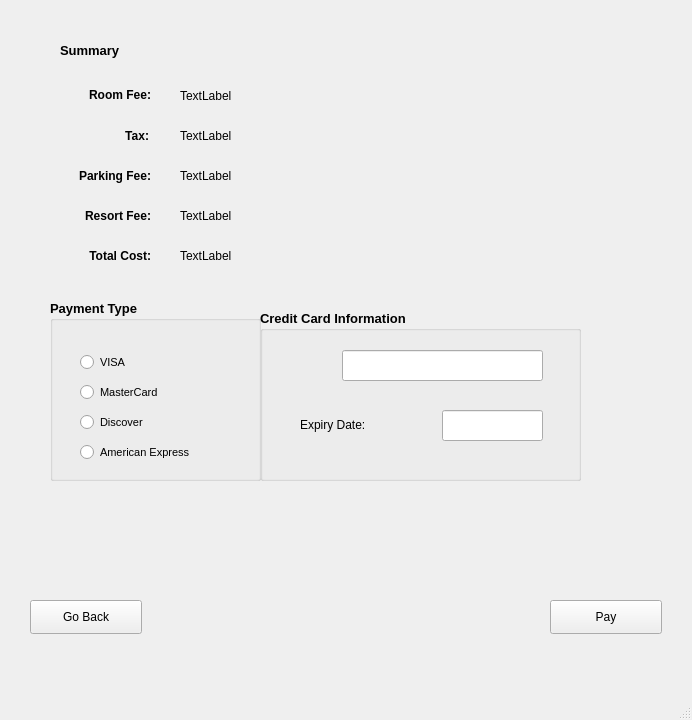
<?xml version="1.0" encoding="UTF-8"?>
<ui version="4.0">
 <class>Reservation_Form</class>
 <widget class="QMainWindow" name="Reservation_Form">
  <property name="geometry">
   <rect>
    <x>0</x>
    <y>0</y>
    <width>692</width>
    <height>720</height>
   </rect>
  </property>
  <property name="windowTitle">
   <string>Reservation_Form</string>
  </property>
  <widget class="QWidget" name="centralwidget">
   <widget class="QStackedWidget" name="stackedWidget">
    <property name="geometry">
     <rect>
      <x>20</x>
      <y>20</y>
      <width>651</width>
      <height>621</height>
     </rect>
    </property>
    <property name="currentIndex">
     <number>1</number>
    </property>
    <widget class="QWidget" name="page_1">
     <widget class="QPushButton" name="to_page_2">
      <property name="geometry">
       <rect>
        <x>530</x>
        <y>580</y>
        <width>112</width>
        <height>34</height>
       </rect>
      </property>
      <property name="text">
       <string>Next</string>
      </property>
     </widget>
     <widget class="QPlainTextEdit" name="enter_name">
      <property name="geometry">
       <rect>
        <x>220</x>
        <y>10</y>
        <width>251</width>
        <height>41</height>
       </rect>
      </property>
     </widget>
     <widget class="QLabel" name="name">
      <property name="geometry">
       <rect>
        <x>60</x>
        <y>10</y>
        <width>131</width>
        <height>41</height>
       </rect>
      </property>
      <property name="font">
       <font>
        <pointsize>10</pointsize>
        <weight>75</weight>
        <bold>true</bold>
       </font>
      </property>
      <property name="text">
       <string>Enter Name:</string>
      </property>
      <property name="alignment">
       <set>Qt::AlignRight|Qt::AlignTrailing|Qt::AlignVCenter</set>
      </property>
     </widget>
     <widget class="QLabel" name="room_type">
      <property name="geometry">
       <rect>
        <x>60</x>
        <y>140</y>
        <width>131</width>
        <height>31</height>
       </rect>
      </property>
      <property name="font">
       <font>
        <pointsize>10</pointsize>
        <weight>75</weight>
        <bold>true</bold>
       </font>
      </property>
      <property name="text">
       <string>Room Type:</string>
      </property>
      <property name="alignment">
       <set>Qt::AlignRight|Qt::AlignTrailing|Qt::AlignVCenter</set>
      </property>
     </widget>
     <widget class="QLabel" name="reserve">
      <property name="geometry">
       <rect>
        <x>0</x>
        <y>239</y>
        <width>191</width>
        <height>31</height>
       </rect>
      </property>
      <property name="font">
       <font>
        <pointsize>10</pointsize>
        <weight>75</weight>
        <bold>true</bold>
       </font>
      </property>
      <property name="text">
       <string>Reservation Date:</string>
      </property>
      <property name="alignment">
       <set>Qt::AlignRight|Qt::AlignTrailing|Qt::AlignVCenter</set>
      </property>
     </widget>
     <widget class="QLabel" name="length_stay">
      <property name="geometry">
       <rect>
        <x>30</x>
        <y>320</y>
        <width>161</width>
        <height>31</height>
       </rect>
      </property>
      <property name="font">
       <font>
        <pointsize>10</pointsize>
        <weight>75</weight>
        <bold>true</bold>
       </font>
      </property>
      <property name="text">
       <string>Length of Stay:</string>
      </property>
      <property name="alignment">
       <set>Qt::AlignRight|Qt::AlignTrailing|Qt::AlignVCenter</set>
      </property>
     </widget>
     <widget class="QLabel" name="ask_guests">
      <property name="geometry">
       <rect>
        <x>0</x>
        <y>400</y>
        <width>191</width>
        <height>31</height>
       </rect>
      </property>
      <property name="font">
       <font>
        <pointsize>10</pointsize>
        <weight>75</weight>
        <bold>true</bold>
       </font>
      </property>
      <property name="text">
       <string>Number of Guests:</string>
      </property>
      <property name="alignment">
       <set>Qt::AlignRight|Qt::AlignTrailing|Qt::AlignVCenter</set>
      </property>
     </widget>
     <widget class="QSpinBox" name="guest_num">
      <property name="geometry">
       <rect>
        <x>220</x>
        <y>400</y>
        <width>51</width>
        <height>31</height>
       </rect>
      </property>
     </widget>
     <widget class="QDateEdit" name="dateEdit">
      <property name="geometry">
       <rect>
        <x>220</x>
        <y>240</y>
        <width>110</width>
        <height>31</height>
       </rect>
      </property>
     </widget>
     <widget class="QGroupBox" name="size">
      <property name="geometry">
       <rect>
        <x>220</x>
        <y>90</y>
        <width>171</width>
        <height>111</height>
       </rect>
      </property>
      <property name="font">
       <font>
        <pointsize>9</pointsize>
       </font>
      </property>
      <property name="title">
       <string>Size</string>
      </property>
      <widget class="QRadioButton" name="queen">
       <property name="geometry">
        <rect>
         <x>20</x>
         <y>40</y>
         <width>131</width>
         <height>24</height>
        </rect>
       </property>
       <property name="font">
        <font>
         <pointsize>8</pointsize>
        </font>
       </property>
       <property name="text">
        <string>2 Queen beds ()</string>
       </property>
      </widget>
      <widget class="QRadioButton" name="king">
       <property name="geometry">
        <rect>
         <x>20</x>
         <y>70</y>
         <width>120</width>
         <height>24</height>
        </rect>
       </property>
       <property name="font">
        <font>
         <pointsize>8</pointsize>
        </font>
       </property>
       <property name="text">
        <string>1 King bed</string>
       </property>
      </widget>
     </widget>
     <widget class="QGroupBox" name="view">
      <property name="geometry">
       <rect>
        <x>390</x>
        <y>90</y>
        <width>171</width>
        <height>111</height>
       </rect>
      </property>
      <property name="font">
       <font>
        <pointsize>9</pointsize>
       </font>
      </property>
      <property name="title">
       <string>View</string>
      </property>
      <widget class="QRadioButton" name="atruim">
       <property name="geometry">
        <rect>
         <x>30</x>
         <y>70</y>
         <width>120</width>
         <height>24</height>
        </rect>
       </property>
       <property name="font">
        <font>
         <pointsize>8</pointsize>
        </font>
       </property>
       <property name="text">
        <string>Atruim</string>
       </property>
      </widget>
      <widget class="QRadioButton" name="standard">
       <property name="geometry">
        <rect>
         <x>30</x>
         <y>40</y>
         <width>120</width>
         <height>24</height>
        </rect>
       </property>
       <property name="font">
        <font>
         <pointsize>8</pointsize>
        </font>
       </property>
       <property name="text">
        <string>Standard</string>
       </property>
      </widget>
     </widget>
     <widget class="QGroupBox" name="parking">
      <property name="geometry">
       <rect>
        <x>10</x>
        <y>470</y>
        <width>181</width>
        <height>121</height>
       </rect>
      </property>
      <property name="font">
       <font>
        <pointsize>10</pointsize>
        <weight>75</weight>
        <bold>true</bold>
       </font>
      </property>
      <property name="title">
       <string>Vehicle Parking</string>
      </property>
      <widget class="QRadioButton" name="no">
       <property name="geometry">
        <rect>
         <x>30</x>
         <y>80</y>
         <width>71</width>
         <height>24</height>
        </rect>
       </property>
       <property name="font">
        <font>
         <pointsize>8</pointsize>
         <weight>50</weight>
         <bold>false</bold>
        </font>
       </property>
       <property name="text">
        <string>No</string>
       </property>
       <attribute name="buttonGroup">
        <string notr="true">buttonGroup</string>
       </attribute>
      </widget>
      <widget class="QRadioButton" name="yes">
       <property name="geometry">
        <rect>
         <x>30</x>
         <y>40</y>
         <width>71</width>
         <height>24</height>
        </rect>
       </property>
       <property name="font">
        <font>
         <pointsize>8</pointsize>
         <weight>50</weight>
         <bold>false</bold>
        </font>
       </property>
       <property name="text">
        <string>Yes</string>
       </property>
       <attribute name="buttonGroup">
        <string notr="true">buttonGroup</string>
       </attribute>
      </widget>
     </widget>
     <widget class="QSpinBox" name="stay_length">
      <property name="geometry">
       <rect>
        <x>220</x>
        <y>320</y>
        <width>51</width>
        <height>31</height>
       </rect>
      </property>
      <property name="layoutDirection">
       <enum>Qt::LeftToRight</enum>
      </property>
     </widget>
     <widget class="QLabel" name="estimate_cost">
      <property name="geometry">
       <rect>
        <x>270</x>
        <y>580</y>
        <width>131</width>
        <height>31</height>
       </rect>
      </property>
      <property name="font">
       <font>
        <pointsize>9</pointsize>
       </font>
      </property>
      <property name="text">
       <string>Estimated Cost:</string>
      </property>
     </widget>
     <widget class="QLabel" name="total_sum">
      <property name="geometry">
       <rect>
        <x>430</x>
        <y>580</y>
        <width>69</width>
        <height>31</height>
       </rect>
      </property>
      <property name="frameShape">
       <enum>QFrame::Box</enum>
      </property>
      <property name="text">
       <string>0</string>
      </property>
      <property name="alignment">
       <set>Qt::AlignRight|Qt::AlignTrailing|Qt::AlignVCenter</set>
      </property>
     </widget>
     <widget class="QLabel" name="label_2">
      <property name="geometry">
       <rect>
        <x>410</x>
        <y>579</y>
        <width>16</width>
        <height>31</height>
       </rect>
      </property>
      <property name="text">
       <string>$</string>
      </property>
      <property name="alignment">
       <set>Qt::AlignRight|Qt::AlignTrailing|Qt::AlignVCenter</set>
      </property>
     </widget>
     <zorder>parking</zorder>
     <zorder>size</zorder>
     <zorder>view</zorder>
     <zorder>to_page_2</zorder>
     <zorder>enter_name</zorder>
     <zorder>name</zorder>
     <zorder>room_type</zorder>
     <zorder>reserve</zorder>
     <zorder>length_stay</zorder>
     <zorder>ask_guests</zorder>
     <zorder>guest_num</zorder>
     <zorder>dateEdit</zorder>
     <zorder>stay_length</zorder>
     <zorder>estimate_cost</zorder>
     <zorder>total_sum</zorder>
     <zorder>label_2</zorder>
    </widget>
    <widget class="QWidget" name="page_2">
     <widget class="QLabel" name="summary">
      <property name="geometry">
       <rect>
        <x>40</x>
        <y>10</y>
        <width>111</width>
        <height>41</height>
       </rect>
      </property>
      <property name="font">
       <font>
        <pointsize>10</pointsize>
        <weight>75</weight>
        <bold>true</bold>
       </font>
      </property>
      <property name="text">
       <string>Summary</string>
      </property>
     </widget>
     <widget class="QLabel" name="room_fee">
      <property name="geometry">
       <rect>
        <x>20</x>
        <y>59</y>
        <width>111</width>
        <height>31</height>
       </rect>
      </property>
      <property name="font">
       <font>
        <pointsize>9</pointsize>
        <weight>75</weight>
        <bold>true</bold>
       </font>
      </property>
      <property name="text">
       <string>Room Fee:</string>
      </property>
      <property name="alignment">
       <set>Qt::AlignRight|Qt::AlignTrailing|Qt::AlignVCenter</set>
      </property>
     </widget>
     <widget class="QLabel" name="tax">
      <property name="geometry">
       <rect>
        <x>60</x>
        <y>100</y>
        <width>69</width>
        <height>31</height>
       </rect>
      </property>
      <property name="font">
       <font>
        <pointsize>9</pointsize>
        <weight>75</weight>
        <bold>true</bold>
       </font>
      </property>
      <property name="text">
       <string>Tax:</string>
      </property>
      <property name="alignment">
       <set>Qt::AlignRight|Qt::AlignTrailing|Qt::AlignVCenter</set>
      </property>
     </widget>
     <widget class="QLabel" name="parking_fee">
      <property name="geometry">
       <rect>
        <x>10</x>
        <y>140</y>
        <width>121</width>
        <height>31</height>
       </rect>
      </property>
      <property name="font">
       <font>
        <pointsize>9</pointsize>
        <weight>75</weight>
        <bold>true</bold>
       </font>
      </property>
      <property name="text">
       <string>Parking Fee:</string>
      </property>
      <property name="alignment">
       <set>Qt::AlignRight|Qt::AlignTrailing|Qt::AlignVCenter</set>
      </property>
     </widget>
     <widget class="QLabel" name="resort_fee">
      <property name="geometry">
       <rect>
        <x>20</x>
        <y>180</y>
        <width>111</width>
        <height>31</height>
       </rect>
      </property>
      <property name="font">
       <font>
        <pointsize>9</pointsize>
        <weight>75</weight>
        <bold>true</bold>
       </font>
      </property>
      <property name="text">
       <string>Resort Fee:</string>
      </property>
      <property name="alignment">
       <set>Qt::AlignRight|Qt::AlignTrailing|Qt::AlignVCenter</set>
      </property>
     </widget>
     <widget class="QLabel" name="total_label">
      <property name="geometry">
       <rect>
        <x>30</x>
        <y>220</y>
        <width>101</width>
        <height>31</height>
       </rect>
      </property>
      <property name="font">
       <font>
        <pointsize>9</pointsize>
        <weight>75</weight>
        <bold>true</bold>
       </font>
      </property>
      <property name="text">
       <string>Total Cost:</string>
      </property>
      <property name="alignment">
       <set>Qt::AlignRight|Qt::AlignTrailing|Qt::AlignVCenter</set>
      </property>
     </widget>
     <widget class="QPushButton" name="to_page_3">
      <property name="geometry">
       <rect>
        <x>530</x>
        <y>580</y>
        <width>112</width>
        <height>34</height>
       </rect>
      </property>
      <property name="text">
       <string>Pay</string>
      </property>
     </widget>
     <widget class="QPushButton" name="back_to_1">
      <property name="geometry">
       <rect>
        <x>10</x>
        <y>580</y>
        <width>112</width>
        <height>34</height>
       </rect>
      </property>
      <property name="text">
       <string>Go Back</string>
      </property>
     </widget>
     <widget class="QLabel" name="room_fee_num">
      <property name="geometry">
       <rect>
        <x>160</x>
        <y>60</y>
        <width>69</width>
        <height>31</height>
       </rect>
      </property>
      <property name="text">
       <string>TextLabel</string>
      </property>
     </widget>
     <widget class="QLabel" name="tax_num">
      <property name="geometry">
       <rect>
        <x>160</x>
        <y>100</y>
        <width>69</width>
        <height>31</height>
       </rect>
      </property>
      <property name="text">
       <string>TextLabel</string>
      </property>
     </widget>
     <widget class="QLabel" name="parking_fee_num">
      <property name="geometry">
       <rect>
        <x>160</x>
        <y>140</y>
        <width>69</width>
        <height>31</height>
       </rect>
      </property>
      <property name="text">
       <string>TextLabel</string>
      </property>
     </widget>
     <widget class="QLabel" name="resort_fee_num">
      <property name="geometry">
       <rect>
        <x>160</x>
        <y>180</y>
        <width>69</width>
        <height>31</height>
       </rect>
      </property>
      <property name="text">
       <string>TextLabel</string>
      </property>
     </widget>
     <widget class="QLabel" name="total_cost_num">
      <property name="geometry">
       <rect>
        <x>160</x>
        <y>220</y>
        <width>69</width>
        <height>31</height>
       </rect>
      </property>
      <property name="text">
       <string>TextLabel</string>
      </property>
     </widget>
     <widget class="QGroupBox" name="Payment_Type">
      <property name="geometry">
       <rect>
        <x>30</x>
        <y>280</y>
        <width>211</width>
        <height>181</height>
       </rect>
      </property>
      <property name="font">
       <font>
        <pointsize>10</pointsize>
        <weight>75</weight>
        <bold>true</bold>
       </font>
      </property>
      <property name="title">
       <string>Payment Type</string>
      </property>
      <widget class="QRadioButton" name="VISA">
       <property name="geometry">
        <rect>
         <x>30</x>
         <y>50</y>
         <width>131</width>
         <height>24</height>
        </rect>
       </property>
       <property name="font">
        <font>
         <pointsize>8</pointsize>
         <weight>50</weight>
         <bold>false</bold>
        </font>
       </property>
       <property name="text">
        <string>VISA</string>
       </property>
      </widget>
      <widget class="QRadioButton" name="Discover">
       <property name="geometry">
        <rect>
         <x>30</x>
         <y>110</y>
         <width>131</width>
         <height>24</height>
        </rect>
       </property>
       <property name="font">
        <font>
         <pointsize>8</pointsize>
         <weight>50</weight>
         <bold>false</bold>
        </font>
       </property>
       <property name="text">
        <string>Discover</string>
       </property>
      </widget>
      <widget class="QRadioButton" name="MasterCard">
       <property name="geometry">
        <rect>
         <x>30</x>
         <y>80</y>
         <width>131</width>
         <height>24</height>
        </rect>
       </property>
       <property name="font">
        <font>
         <pointsize>8</pointsize>
         <weight>50</weight>
         <bold>false</bold>
        </font>
       </property>
       <property name="text">
        <string>MasterCard</string>
       </property>
      </widget>
      <widget class="QRadioButton" name="American_Express">
       <property name="geometry">
        <rect>
         <x>30</x>
         <y>140</y>
         <width>161</width>
         <height>24</height>
        </rect>
       </property>
       <property name="font">
        <font>
         <pointsize>8</pointsize>
         <weight>50</weight>
         <bold>false</bold>
        </font>
       </property>
       <property name="text">
        <string>American Express</string>
       </property>
      </widget>
     </widget>
     <widget class="QGroupBox" name="groupBox_2">
      <property name="geometry">
       <rect>
        <x>240</x>
        <y>290</y>
        <width>321</width>
        <height>171</height>
       </rect>
      </property>
      <property name="font">
       <font>
        <pointsize>10</pointsize>
        <weight>75</weight>
        <bold>true</bold>
       </font>
      </property>
      <property name="title">
       <string>Credit Card Information</string>
      </property>
      <widget class="QLineEdit" name="card_num">
       <property name="geometry">
        <rect>
         <x>82</x>
         <y>40</y>
         <width>201</width>
         <height>31</height>
        </rect>
       </property>
       <property name="font">
        <font>
         <pointsize>9</pointsize>
         <weight>50</weight>
         <bold>false</bold>
        </font>
       </property>
       <property name="text">
        <string/>
       </property>
       <property name="alignment">
        <set>Qt::AlignCenter</set>
       </property>
      </widget>
      <widget class="QLineEdit" name="exp_date">
       <property name="geometry">
        <rect>
         <x>182</x>
         <y>100</y>
         <width>101</width>
         <height>31</height>
        </rect>
       </property>
       <property name="font">
        <font>
         <pointsize>9</pointsize>
         <weight>50</weight>
         <bold>false</bold>
        </font>
       </property>
       <property name="text">
        <string/>
       </property>
       <property name="alignment">
        <set>Qt::AlignCenter</set>
       </property>
      </widget>
      <widget class="QLabel" name="label_18">
       <property name="geometry">
        <rect>
         <x>40</x>
         <y>99</y>
         <width>101</width>
         <height>31</height>
        </rect>
       </property>
       <property name="font">
        <font>
         <pointsize>9</pointsize>
         <weight>50</weight>
         <bold>false</bold>
        </font>
       </property>
       <property name="text">
        <string>Expiry Date:</string>
       </property>
      </widget>
     </widget>
    </widget>
    <widget class="QWidget" name="page_3">
     <widget class="QLabel" name="label">
      <property name="geometry">
       <rect>
        <x>10</x>
        <y>10</y>
        <width>261</width>
        <height>31</height>
       </rect>
      </property>
      <property name="font">
       <font>
        <pointsize>10</pointsize>
        <weight>75</weight>
        <bold>true</bold>
       </font>
      </property>
      <property name="text">
       <string>Reservation Confirmation</string>
      </property>
     </widget>
     <widget class="QLabel" name="label_3">
      <property name="geometry">
       <rect>
        <x>20</x>
        <y>50</y>
        <width>141</width>
        <height>31</height>
       </rect>
      </property>
      <property name="font">
       <font>
        <weight>75</weight>
        <bold>true</bold>
       </font>
      </property>
      <property name="text">
       <string>First day of stay:</string>
      </property>
     </widget>
     <widget class="QLabel" name="label_4">
      <property name="geometry">
       <rect>
        <x>20</x>
        <y>90</y>
        <width>131</width>
        <height>31</height>
       </rect>
      </property>
      <property name="font">
       <font>
        <weight>75</weight>
        <bold>true</bold>
       </font>
      </property>
      <property name="text">
       <string>Nights staying:</string>
      </property>
     </widget>
     <widget class="QLabel" name="label_5">
      <property name="geometry">
       <rect>
        <x>20</x>
        <y>130</y>
        <width>101</width>
        <height>31</height>
       </rect>
      </property>
      <property name="font">
       <font>
        <weight>75</weight>
        <bold>true</bold>
       </font>
      </property>
      <property name="text">
       <string>Room Type:</string>
      </property>
     </widget>
     <widget class="QLabel" name="label_6">
      <property name="geometry">
       <rect>
        <x>20</x>
        <y>170</y>
        <width>69</width>
        <height>31</height>
       </rect>
      </property>
      <property name="font">
       <font>
        <weight>75</weight>
        <bold>true</bold>
       </font>
      </property>
      <property name="text">
       <string>Parking:</string>
      </property>
     </widget>
     <widget class="QLabel" name="label_7">
      <property name="geometry">
       <rect>
        <x>20</x>
        <y>210</y>
        <width>161</width>
        <height>31</height>
       </rect>
      </property>
      <property name="font">
       <font>
        <weight>75</weight>
        <bold>true</bold>
       </font>
      </property>
      <property name="text">
       <string>Number of Guests:</string>
      </property>
     </widget>
     <widget class="QLabel" name="label_8">
      <property name="geometry">
       <rect>
        <x>20</x>
        <y>270</y>
        <width>211</width>
        <height>31</height>
       </rect>
      </property>
      <property name="font">
       <font>
        <pointsize>9</pointsize>
        <weight>75</weight>
        <bold>true</bold>
       </font>
      </property>
      <property name="text">
       <string>Payment Information</string>
      </property>
     </widget>
     <widget class="QLabel" name="label_9">
      <property name="geometry">
       <rect>
        <x>20</x>
        <y>310</y>
        <width>91</width>
        <height>31</height>
       </rect>
      </property>
      <property name="font">
       <font>
        <weight>75</weight>
        <bold>true</bold>
       </font>
      </property>
      <property name="text">
       <string>Total Cost:</string>
      </property>
     </widget>
     <widget class="QLabel" name="label_10">
      <property name="geometry">
       <rect>
        <x>20</x>
        <y>360</y>
        <width>101</width>
        <height>31</height>
       </rect>
      </property>
      <property name="font">
       <font>
        <weight>75</weight>
        <bold>true</bold>
       </font>
      </property>
      <property name="text">
       <string>Credit Card:</string>
      </property>
     </widget>
     <widget class="QLabel" name="label_11">
      <property name="geometry">
       <rect>
        <x>240</x>
        <y>49</y>
        <width>69</width>
        <height>31</height>
       </rect>
      </property>
      <property name="text">
       <string>TextLabel</string>
      </property>
     </widget>
     <widget class="QLabel" name="label_12">
      <property name="geometry">
       <rect>
        <x>240</x>
        <y>90</y>
        <width>69</width>
        <height>31</height>
       </rect>
      </property>
      <property name="text">
       <string>TextLabel</string>
      </property>
     </widget>
     <widget class="QLabel" name="label_13">
      <property name="geometry">
       <rect>
        <x>240</x>
        <y>130</y>
        <width>69</width>
        <height>31</height>
       </rect>
      </property>
      <property name="text">
       <string>TextLabel</string>
      </property>
     </widget>
     <widget class="QLabel" name="label_14">
      <property name="geometry">
       <rect>
        <x>240</x>
        <y>210</y>
        <width>69</width>
        <height>31</height>
       </rect>
      </property>
      <property name="text">
       <string>TextLabel</string>
      </property>
     </widget>
     <widget class="QLabel" name="label_15">
      <property name="geometry">
       <rect>
        <x>240</x>
        <y>170</y>
        <width>69</width>
        <height>31</height>
       </rect>
      </property>
      <property name="text">
       <string>TextLabel</string>
      </property>
     </widget>
     <widget class="QLabel" name="label_16">
      <property name="geometry">
       <rect>
        <x>240</x>
        <y>310</y>
        <width>69</width>
        <height>31</height>
       </rect>
      </property>
      <property name="text">
       <string>TextLabel</string>
      </property>
     </widget>
     <widget class="QLabel" name="label_17">
      <property name="geometry">
       <rect>
        <x>240</x>
        <y>360</y>
        <width>69</width>
        <height>31</height>
       </rect>
      </property>
      <property name="text">
       <string>TextLabel</string>
      </property>
     </widget>
     <widget class="QPushButton" name="exit">
      <property name="geometry">
       <rect>
        <x>530</x>
        <y>580</y>
        <width>112</width>
        <height>34</height>
       </rect>
      </property>
      <property name="text">
       <string>GoodBye</string>
      </property>
     </widget>
    </widget>
   </widget>
  </widget>
  <widget class="QMenuBar" name="menubar">
   <property name="geometry">
    <rect>
     <x>0</x>
     <y>0</y>
     <width>692</width>
     <height>30</height>
    </rect>
   </property>
  </widget>
  <widget class="QStatusBar" name="statusbar"/>
 </widget>
 <resources/>
 <connections/>
 <buttongroups>
  <buttongroup name="buttonGroup"/>
 </buttongroups>
</ui>
